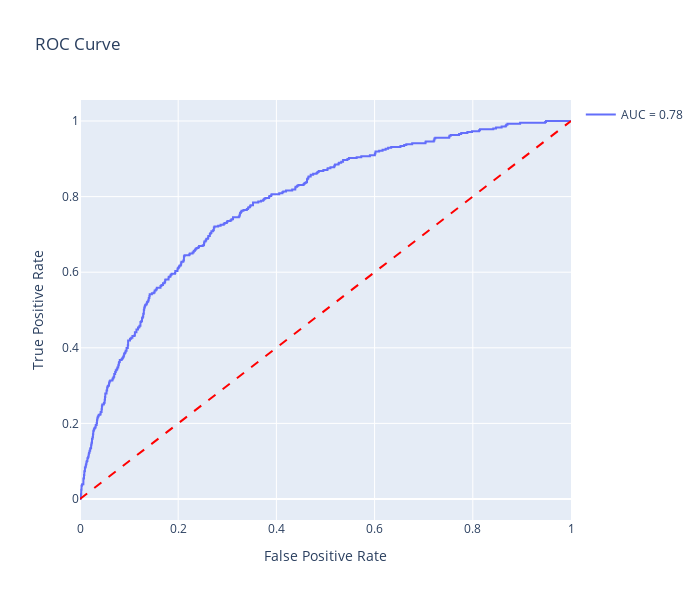

The notebook cell this image was saved under:
### Code cell
evaluator = ModelEvaluator(
    y_true = y_valid,
    y_pred = random_search.predict(X_valid),
    y_proba = random_search.predict_proba(X_valid)[:, 1]
    )

# Display scores
evaluator.display_scores()

# Plot the confusion matrix
evaluator.plot_confusion_matrix()

# Plot the ROC curve
evaluator.plot_roc_curve()

### Figure 1 — Plotly figure (JSON) as saved in the notebook; plotly's stock layout.template omitted (floating-point values rounded to 4 significant figures; data arrays with more than 128 entries replaced by an {"elided": "..."} marker saying what was removed)
{"data": [{"mode": "lines", "name": "AUC = 0.78", "type": "scatter", "x": {"elided": "547 float values"}, "y": {"elided": "547 float values"}}, {"line": {"color": "red", "dash": "dash"}, "mode": "lines", "showlegend": false, "type": "scatter", "x": [0, 1], "y": [0, 1]}], "layout": {"autosize": false, "height": 600, "showlegend": true, "title": {"text": "ROC Curve"}, "width": 700, "xaxis": {"title": {"text": "False Positive Rate"}}, "yaxis": {"title": {"text": "True Positive Rate"}}}}
